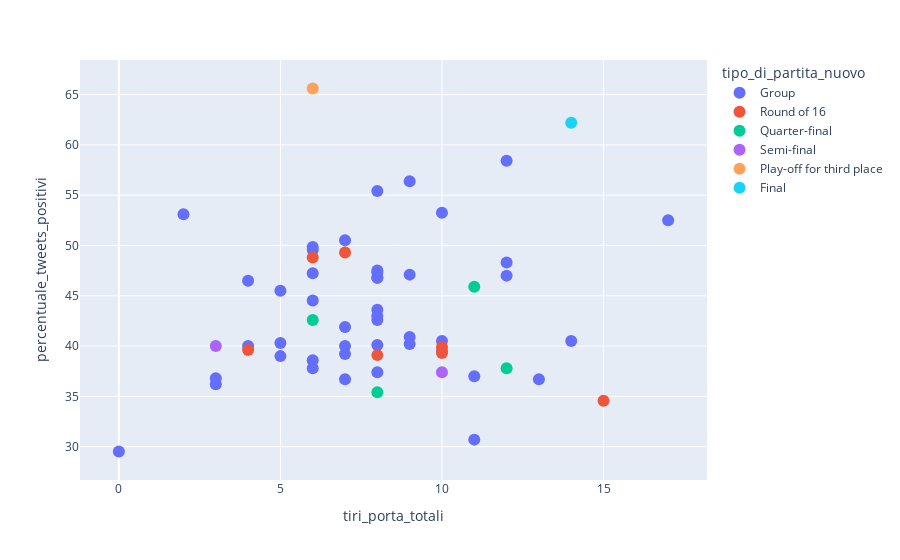

Source (notebook cell):
### Code cell
fig = px.scatter(complete_df2 
                    ,x='tiri_porta_totali'
                    #,x='somma_punti_totali_rank_fifa_partita' 
                    ,y='percentuale_tweets_positivi'
                    ,color='tipo_di_partita_nuovo'
                    ,hover_name='nome_partita'
                    #,trendline='ols'
                    #,trendline_color_override='red'
                )
fig.update_traces(marker={'size': 12})
fig.show()

### Figure 1 — Plotly figure (JSON) as saved in the notebook; plotly's stock layout.template omitted (floating-point values rounded to 4 significant figures)
{"data": [{"hovertemplate": "<b>%{hovertext}</b><br><br>tipo_di_partita_nuovo=Group<br>tiri_porta_totali=%{x}<br>percentuale_tweets_positivi=%{y}<extra></extra>", "hovertext": ["QATAR-ECUADOR", "ENGLAND-IRAN", "SENEGAL-NETHERLANDS", "ARGENTINA-SAUDI ARABIA", "DENMARK-TUNISIA", "MEXICO-POLAND", "FRANCE-AUSTRALIA", "MOROCCO-CROATIA", "GERMANY-JAPAN", "SPAIN-COSTA RICA", "BELGIUM-CANADA", "SWITZERLAND-CAMEROON", "URUGUAY-KOREA", "PORTUGAL-GHANA", "BRAZIL-SERBIA", "WALES-IRAN", "QATAR-SENEGAL", "NETHERLANDS-ECUADOR", "TUNISIA-AUSTRALIA", "POLAND-SAUDI ARABIA", "FRANCE-DENMARK", "ARGENTINA-MEXICO", "JAPAN-COSTA RICA", "BELGIUM-MOROCCO", "CROATIA-CANADA", "SPAIN-GERMANY", "CAMEROON-SERBIA", "KOREA-GHANA", "BRAZIL-SWITZERLAND", "PORTUGAL-URUGUAY", "NETHERLANDS-QATAR", "ECUADOR-SENEGAL", "WALES-ENGLAND", "AUSTRALIA-DENMARK", "TUNISIA-FRANCE", "POLAND-ARGENTINA", "SAUDI ARABIA-MEXICO", "CROATIA-BELGIUM", "CANADA-MOROCCO", "JAPAN-SPAIN", "COSTA RICA-GERMANY", "GHANA-URUGUAY", "KOREA-PORTUGAL", "SERBIA-SWITZERLAND", "CAMEROON-BRAZIL"], "legendgroup": "Group", "marker": {"color": "#636efa", "size": 12, "symbol": "circle"}, "mode": "markers", "name": "Group", "orientation": "v", "showlegend": true, "type": "scatter", "x": [3, 10, 6, 8, 5, 5, 8, 4, 12, 7, 7, 6, 0, 8, 10, 9, 6, 6, 6, 8, 8, 3, 4, 8, 12, 7, 14, 9, 5, 7, 8, 9, 8, 7, 6, 13, 12, 8, 2, 8, 17, 11, 10, 11, 9], "xaxis": "x", "y": [36.8, 39.5, 38.6, 46.8, 45.5, 39, 42.6, 40, 47, 39.2, 41.9, 49.55, 29.52, 40.1, 40.5, 40.2, 47.23, 44.53, 49.85, 43, 46.8, 36.2, 46.5, 47.3, 48.3, 40, 40.5, 47.1, 40.3, 36.7, 55.41, 40.9, 43.6, 50.52, 37.8, 36.7, 58.43, 37.4, 53.09, 47.5, 52.51, 30.7, 53.25, 37, 56.38], "yaxis": "y"}, {"hovertemplate": "<b>%{hovertext}</b><br><br>tipo_di_partita_nuovo=Round of 16<br>tiri_porta_totali=%{x}<br>percentuale_tweets_positivi=%{y}<extra></extra>", "hovertext": ["ARGENTINA-AUSTRALIA", "FRANCE-POLAND", "ENGLAND-SENEGAL", "JAPAN-CROATIA", "BRAZIL-KOREA", "MOROCCO-SPAIN", "PORTUGAL-SWITZERLAND"], "legendgroup": "Round of 16", "marker": {"color": "#EF553B", "size": 12, "symbol": "circle"}, "mode": "markers", "name": "Round of 16", "orientation": "v", "showlegend": true, "type": "scatter", "x": [7, 10, 6, 8, 15, 4, 10], "xaxis": "x", "y": [49.3, 39.9, 48.8, 39.1, 34.56, 39.6, 39.3], "yaxis": "y"}, {"hovertemplate": "<b>%{hovertext}</b><br><br>tipo_di_partita_nuovo=Quarter-final<br>tiri_porta_totali=%{x}<br>percentuale_tweets_positivi=%{y}<extra></extra>", "hovertext": ["CROATIA-BRAZIL", "NETHERLANDS-ARGENTINA", "MOROCCO-PORTUGAL", "ENGLAND-FRANCE"], "legendgroup": "Quarter-final", "marker": {"color": "#00cc96", "size": 12, "symbol": "circle"}, "mode": "markers", "name": "Quarter-final", "orientation": "v", "showlegend": true, "type": "scatter", "x": [12, 8, 6, 11], "xaxis": "x", "y": [37.8, 35.4, 42.6, 45.9], "yaxis": "y"}, {"hovertemplate": "<b>%{hovertext}</b><br><br>tipo_di_partita_nuovo=Semi-final<br>tiri_porta_totali=%{x}<br>percentuale_tweets_positivi=%{y}<extra></extra>", "hovertext": ["ARGENTINA-CROATIA", "FRANCE-MOROCCO"], "legendgroup": "Semi-final", "marker": {"color": "#ab63fa", "size": 12, "symbol": "circle"}, "mode": "markers", "name": "Semi-final", "orientation": "v", "showlegend": true, "type": "scatter", "x": [10, 3], "xaxis": "x", "y": [37.4, 40], "yaxis": "y"}, {"hovertemplate": "<b>%{hovertext}</b><br><br>tipo_di_partita_nuovo=Play-off for third place<br>tiri_porta_totali=%{x}<br>percentuale_tweets_positivi=%{y}<extra></extra>", "hovertext": ["CROATIA-MOROCCO"], "legendgroup": "Play-off for third place", "marker": {"color": "#FFA15A", "size": 12, "symbol": "circle"}, "mode": "markers", "name": "Play-off for third place", "orientation": "v", "showlegend": true, "type": "scatter", "x": [6], "xaxis": "x", "y": [65.6], "yaxis": "y"}, {"hovertemplate": "<b>%{hovertext}</b><br><br>tipo_di_partita_nuovo=Final<br>tiri_porta_totali=%{x}<br>percentuale_tweets_positivi=%{y}<extra></extra>", "hovertext": ["ARGENTINA-FRANCE"], "legendgroup": "Final", "marker": {"color": "#19d3f3", "size": 12, "symbol": "circle"}, "mode": "markers", "name": "Final", "orientation": "v", "showlegend": true, "type": "scatter", "x": [14], "xaxis": "x", "y": [62.2], "yaxis": "y"}], "layout": {"autosize": true, "legend": {"title": {"text": "tipo_di_partita_nuovo"}, "tracegroupgap": 0}, "margin": {"t": 60}, "xaxis": {"anchor": "y", "autorange": true, "domain": [0, 1], "range": [-1.24, 18.24], "title": {"text": "tiri_porta_totali"}, "type": "linear"}, "yaxis": {"anchor": "x", "autorange": true, "domain": [0, 1], "range": [26.38, 68.74], "title": {"text": "percentuale_tweets_positivi"}, "type": "linear"}}}
